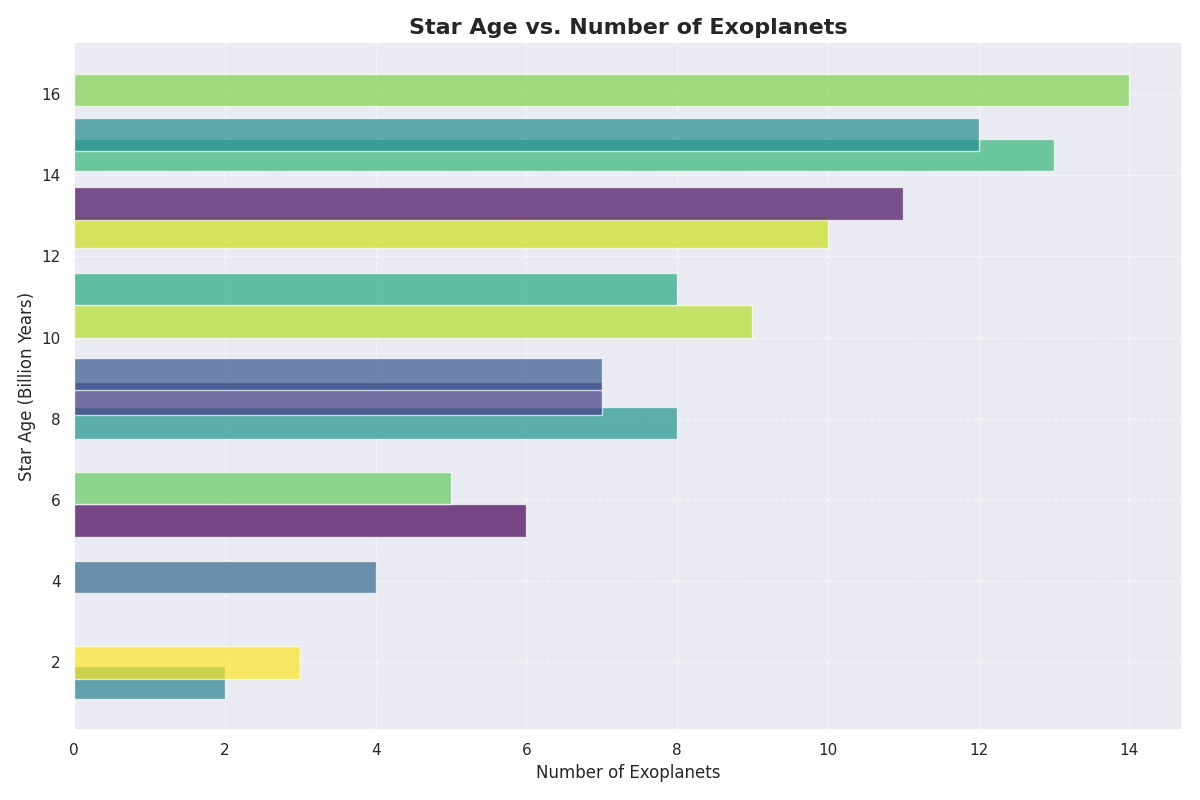

Write the Python code that produced this figure.
import matplotlib.pyplot as plt
import numpy as np

# Data preparation
star_ages = np.array([1.5, 2.0, 4.1, 5.5, 6.3, 7.9, 8.5, 9.1, 10.4, 11.2, 12.6, 13.3, 14.5, 15.0, 16.1])
exoplanets_count = np.array([2, 3, 4, 6, 5, 8, 7, 7, 9, 8, 10, 11, 13, 12, 14])

# Shuffle colors
colors = plt.cm.viridis(np.random.permutation((star_ages - star_ages.min()) / (star_ages.max() - star_ages.min())))

fig, ax = plt.subplots(figsize=(12, 8))

# Plotting horizontal bar chart
ax.barh(star_ages, exoplanets_count, color=colors, alpha=0.7)
ax.set_xlabel('Number of Exoplanets', fontsize=12)
ax.set_ylabel('Star Age (Billion Years)', fontsize=12)

title = 'Star Age vs. Number of Exoplanets'
plt.title(title, fontsize=16, fontweight='bold')
ax.grid(True, linestyle='--', alpha=0.6)

fig.tight_layout()
plt.show()
